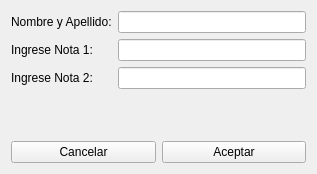
<?xml version="1.0" encoding="UTF-8"?>
<ui version="4.0">
 <class>EstudianteForm</class>
 <widget class="QWidget" name="EstudianteForm">
  <property name="geometry">
   <rect>
    <x>0</x>
    <y>0</y>
    <width>317</width>
    <height>174</height>
   </rect>
  </property>
  <property name="windowTitle">
   <string>Registro</string>
  </property>
  <layout class="QGridLayout" name="gridLayout">
   <item row="0" column="0" colspan="2">
    <layout class="QFormLayout" name="formLayout">
     <item row="0" column="0">
      <widget class="QLabel" name="label">
       <property name="text">
        <string>Nombre y Apellido:</string>
       </property>
      </widget>
     </item>
     <item row="0" column="1">
      <widget class="QLineEdit" name="txtNombre"/>
     </item>
     <item row="1" column="0">
      <widget class="QLabel" name="label_2">
       <property name="text">
        <string>Ingrese Nota 1:</string>
       </property>
      </widget>
     </item>
     <item row="1" column="1">
      <widget class="QLineEdit" name="txtnota1"/>
     </item>
     <item row="2" column="0">
      <widget class="QLabel" name="label_3">
       <property name="text">
        <string>Ingrese Nota 2:</string>
       </property>
      </widget>
     </item>
     <item row="2" column="1">
      <widget class="QLineEdit" name="txtnota2"/>
     </item>
    </layout>
   </item>
   <item row="1" column="0">
    <widget class="QPushButton" name="BotonCancelar">
     <property name="text">
      <string>Cancelar</string>
     </property>
    </widget>
   </item>
   <item row="1" column="1">
    <widget class="QPushButton" name="BtonAceptar">
     <property name="text">
      <string>Aceptar</string>
     </property>
    </widget>
   </item>
  </layout>
 </widget>
 <resources/>
 <connections/>
</ui>
